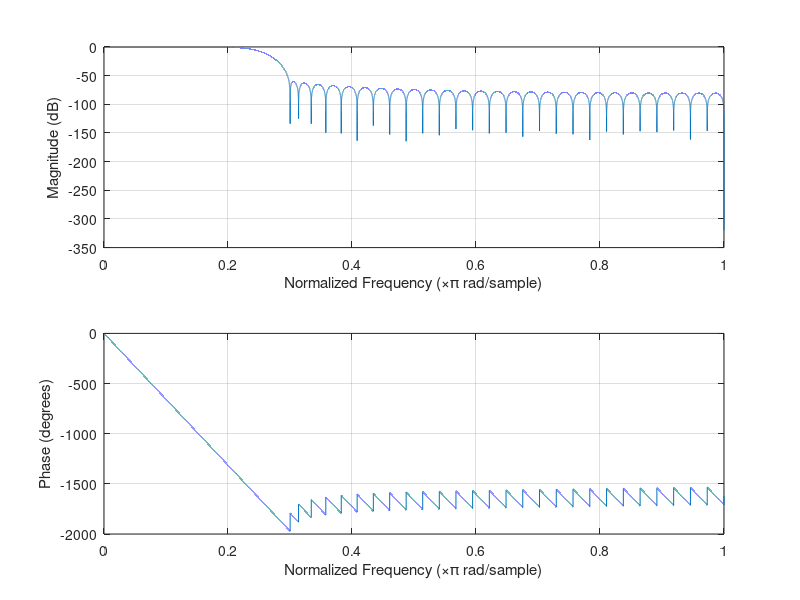

This chart was generated by the following MATLAB code:
% Octave script using Kaiserord to generate FIR coefficients
clear; close; clc; clf;
pkg load signal;

Fsamp = 100000;
Fcuts = [10000 15000];
PassbandRipple = 0.05;
Atten_dB = 60;
StopbandAttenuation = 10^(-Atten_dB/20);
mags = [1 0];  
devs = [PassbandRipple StopbandAttenuation];
[n,Wn,beta,ftype] = kaiserord(Fcuts,mags,devs,Fsamp);
hh = fir1(n,Wn,kaiser(n+1,beta),'noscale');

FFTsize = 1024;
FreqResponse = 20*log10(abs((fft(hh,FFTsize))));
  
% ii is the index of the cut-off frequency
ii = round( Fcuts(1)/Fsamp * FFTsize)
ResponseAtPass = FreqResponse(ii);
fprintf("Attenuation at Fpass is: %8.2f dB\n", ResponseAtPass);
  
% Find the first frequency worse than 3dB
index_3db = find( FreqResponse < -3.0 , 1);
Fpass_corner = index_3db / FFTsize * Fsamp;
fprintf("Fpass (-3db): %9.1f Hz\n", Fpass_corner);
    
% Plot Frequency Response
freqz(hh,1.1024,Fsamp); 
  
